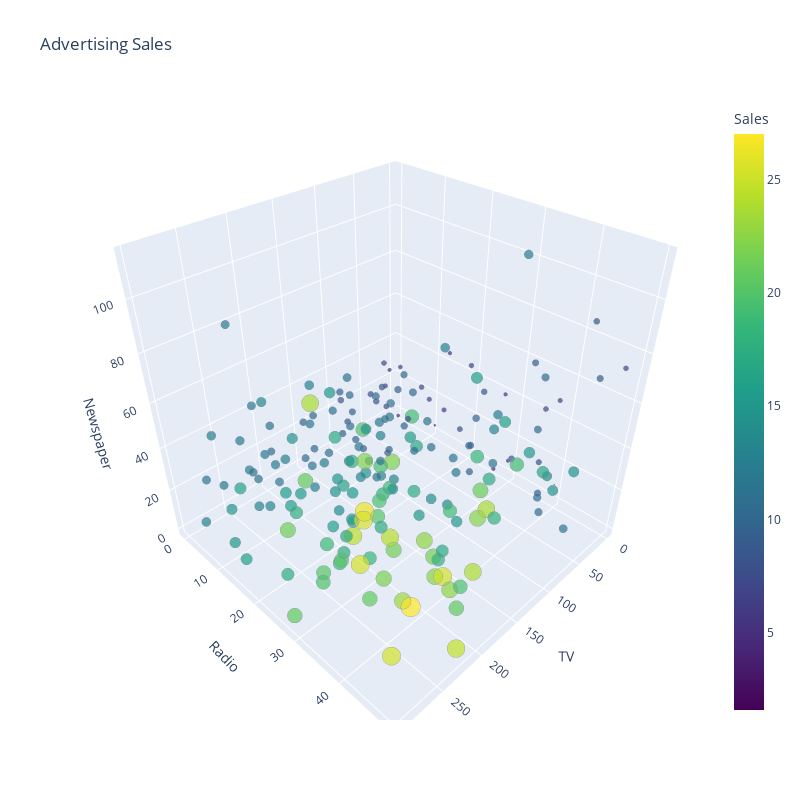

Notebook cell for this chart:
### Code cell
import plotly.graph_objects as go

fig = go.Figure(data=go.Scatter3d(
    x=df_adv.TV,
    y=df_adv.Radio,
    z=df_adv.Newspaper,
    text=df_adv.Sales,
    mode='markers',
    marker=dict(
        sizemode='diameter',
        sizeref=2,
        size=df_adv.Sales,
        color = df_adv.Sales,
        colorscale = 'Viridis',
        colorbar_title = 'Sales',
        line_color='rgb(140, 140, 170)'
    )
))

fig.update_layout(height=800, width=800,
    scene=dict(
        xaxis_title='TV',
        yaxis_title='Radio',
        zaxis_title='Newspaper'
    ),
    title='Advertising Sales'
)

fig.show()

### Figure 1 — Plotly figure (JSON) as saved in the notebook; plotly's stock layout.template omitted (floating-point values rounded to 4 significant figures; data arrays with more than 128 entries replaced by an {"elided": "..."} marker saying what was removed)
{"data": [{"marker": {"color": {"elided": "200 float values"}, "colorbar": {"title": {"text": "Sales"}}, "colorscale": [[0, "#440154"], [0.1111, "#482878"], [0.2222, "#3e4989"], [0.3333, "#31688e"], [0.4444, "#26828e"], [0.5556, "#1f9e89"], [0.6667, "#35b779"], [0.7778, "#6ece58"], [0.8889, "#b5de2b"], [1, "#fde725"]], "line": {"color": "rgb(140, 140, 170)"}, "size": {"elided": "200 float values"}, "sizemode": "diameter", "sizeref": 2}, "mode": "markers", "text": {"elided": "200 float values"}, "type": "scatter3d", "x": {"elided": "200 float values"}, "y": {"elided": "200 float values"}, "z": {"elided": "200 float values"}}], "layout": {"height": 800, "scene": {"xaxis": {"title": {"text": "TV"}}, "yaxis": {"title": {"text": "Radio"}}, "zaxis": {"title": {"text": "Newspaper"}}}, "title": {"text": "Advertising Sales"}, "width": 800}}
